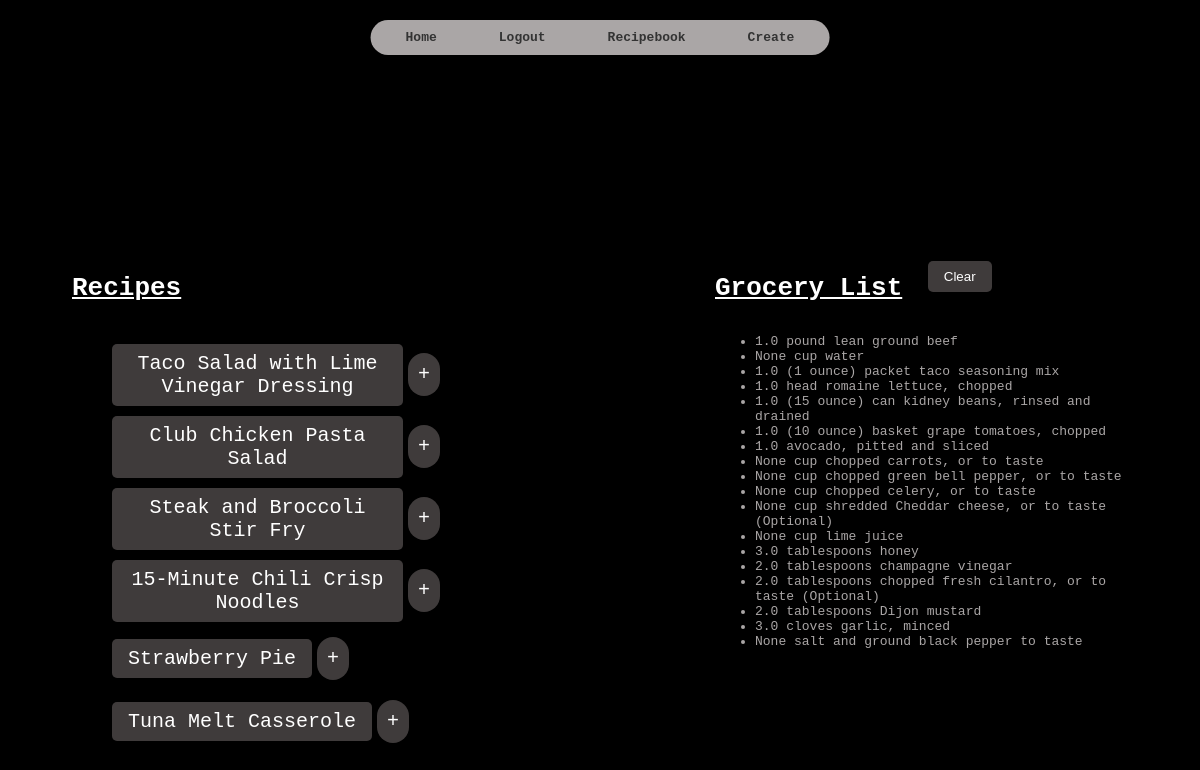
/bookviewer/ (signed in), run on the app's committed database.
### app_logic/models.py (models this page shows)
class Recipe(db.Model):
    __tablename__ = 'recipes'
    id = db.Column(db.Integer, primary_key=True)
    title = db.Column(db.String(128), nullable=False)
    url = db.Column(db.String(256), unique=True, nullable=True)
    user_id = db.Column(db.Integer, db.ForeignKey('users.id'), nullable=False)
    user = db.relationship(
        'Users',
        back_populates='recipes'
    )
    ingredients = db.relationship(
        'Ingredient',
        back_populates='recipe',
        cascade='all, delete-orphan',
        lazy='dynamic'
    )
    steps = db.relationship(
        'Step',
        back_populates='recipe',
        cascade='all, delete-orphan',
        lazy='dynamic'
    )

class Ingredient(db.Model):
    __tablename__ = 'ingredients'
    id = db.Column(db.Integer, primary_key=True)
    name = db.Column(db.String(128), nullable=False)
    recipe_id = db.Column(db.Integer, db.ForeignKey('recipes.id'), nullable=False)
    quantity = db.Column(db.Float)
    unit = db.Column(db.String(128))
    recipe = db.relationship('Recipe', back_populates='ingredients')

### app_logic/routes.py (the view)
@main.route("/bookviewer/", methods=['POST','GET'])
@login_required
def bookviewer():
    if request.method == 'GET':
            recipes = current_user.recipes.all()
            groceries = current_user.grocery_recipes.all()
            return render_template("bookviewer.html", user=current_user, recipes=recipes)

### app_logic/routes.py (called while the page is built)
@main.context_processor
def inject_groceries():
    if current_user.is_authenticated:
        recipes = current_user.grocery_recipes.all()
        groceries = [
            {
                'quantity': ing.quantity,
                'unit': ing.unit,
                'name': ing.name
            }
            for recipe in recipes
            for ing in recipe.ingredients
        ]
    else:
        groceries = []
    return dict(groceries=groceries)

@login_manager.user_loader
def load_user(user_id):
    return Users.query.get(int(user_id))

### app_logic/templates/bookviewer.html (shortened to what this page needs)
<!DOCTYPE html>
<html lang="en">
<head>
   <link rel="stylesheet"href="{{ url_for('static', filename='css/base.css') }}">
    <nav class="navbar">
      <ul class="menu">
        <li class="item"><a href="{{url_for('main.home')}}">Home</a></li>
{% if current_user.is_authenticated %}
      <li class="item">
        <a href="{{ url_for('main.logout') }}">Logout</a>
      </li>
      <li class="item">
        <a href="{{url_for('main.bookviewer')}}">Recipebook</a>
      </li>
      <li class="item">
        <a href="{{url_for('main.recipe_submission')}}">Create</a>
      </li>
    {% endif %}
    </nav>
</head>
<body>
<div class="recipe-grocery-group">
<div class="recipe-list">
<h1 class="recipe-book-header"><u>Recipes</u> </h1>
<ul class="recipe-list">
  {% for recipe in recipes %}
    <li class="recipe-entry">
      <a
        class="hero_btn"
        href="{{ url_for('main.view_recipe', recipe_id=recipe.id) }}">
        {{ recipe.title }}
      </a>
      <form
    action="{{ url_for('main.addtolist', recipe_id=recipe.id) }}"
    method="post"
  >
    <button type="submit" class="addtogrocery"> +</button>
</form>
    </li>
  {% endfor %}
</ul>
</div>
<div class="grocery-list">
<div class="grocery-header">
<h1><u>Grocery List</u></h1>
<form action="{{url_for('main.groceryclear')}}" method="post">
<button type="submit" class="hero-button"> Clear </button>
</form>
</div>
<ul>
{% for item in groceries %}
<li> {{ item.quantity ~ ' ' ~ item.unit ~ ' ' ~ item.name }} </li>
{%endfor%}
</ul>
</div>
</div>
</body>
</html>

### app_logic/static/css/base.css (style rules this page uses)
:root { --color-primary: teal }
html { background: #000000; margin: 0; padding: 0; width: 100vw; height: 100vh; }
.navbar { margin-top: 20px; position: fixed; top: 0; left: 50%; transform: translateX(-50%); display: inline-flex; padding: 10px 20px; background: #aaa6a6; border-radius: 30px; }
.menu { display: flex; list-style-type: none; margin: 0; padding: 0; justify-content: center; gap: 2rem; }
.item { margin: 0 15px; }
.item a { text-decoration: none; color: #333; font-weight: bold; }
body { color: #aaa6a6; display: flex; flex-direction: column; margin-top: 12rem; font-family: monospace; background: black; padding: 3rem; align-items: center; }
h1 { color: white; }
form { margin-top: 100px auto 0; }
button { margin-left: 40%; margin-top: 5px; padding: 0.5rem 1rem; background: rgb(63, 59, 59); color: white; border: none; cursor: pointer; border-radius: 5px }
.hero_btn { display: inline-block; padding: 0.5rem 1rem; background: rgb(63, 59, 59); color: white; border: none; border-radius: 5px; font-size: 20px; font-family: monospace; text-decoration: none; text-align: center; cursor: pointer; transition: transform 0.1s, background-color 0.1s; }
.recipe-entry { list-style-type: none; display: flex; align-items: center; }
.recipe-entry button { margin: 5px; }
.recipe-list { display: flex; flex-direction: column; gap: 10px; }
.recipe-grocery-group { display: flex; gap: 10rem; align-items: flex-start; justify-content: center; padding: 1rem; }
.recipe-list { flex: 1; margin-right: 40px; }
.grocery-list { flex: 1; margin-left: 30px; }
.addtogrocery { display: inline-block; padding: 10px 10px; background: rgb(63, 59, 59); color: white; border: none; border-radius: 9999px; font-size: 20px; font-family: monospace; text-decoration: none; text-align: center; cursor: pointer; transition: transform 0.1s, background-color 0.1s; }
.grocery-header { display: flex; flex-direction: row; }

### data on the page
Recipe: title "Taco Salad with Lime Vinegar Dressing"
Recipe: title "Club Chicken Pasta Salad"
Recipe: title "Steak and Broccoli Stir Fry"
Recipe: title "15-Minute Chili Crisp Noodles"
Recipe: title "Strawberry Pie"
Recipe: title "Tuna Melt Casserole"
Ingredient: quantity+unit+name "1.0 pound lean ground beef"
Ingredient: unit+name "None cup water"
Ingredient: quantity+unit+name "1.0 (1 ounce) packet taco seasoning mix"
Ingredient: quantity+unit+name "1.0 head romaine lettuce, chopped"
Ingredient: quantity+unit+name "1.0 (15 ounce) can kidney beans, rinsed and drained"
Ingredient: quantity+unit+name "1.0 (10 ounce) basket grape tomatoes, chopped"
Ingredient: quantity+name "1.0 avocado, pitted and sliced"
Ingredient: unit+name "None cup chopped carrots, or to taste"
Ingredient: unit+name "None cup chopped green bell pepper, or to taste"
Ingredient: unit+name "None cup chopped celery, or to taste"
Ingredient: unit+name "None cup shredded Cheddar cheese, or to taste (Optional)"
Ingredient: unit+name "None cup lime juice"
Ingredient: quantity+unit+name "3.0 tablespoons honey"
Ingredient: quantity+unit+name "2.0 tablespoons champagne vinegar"
Ingredient: quantity+unit+name "2.0 tablespoons chopped fresh cilantro, or to taste (Optional)"
Ingredient: quantity+unit+name "2.0 tablespoons Dijon mustard"
Ingredient: quantity+unit+name "3.0 cloves garlic, minced"
Ingredient: name "None salt and ground black pepper to taste"
